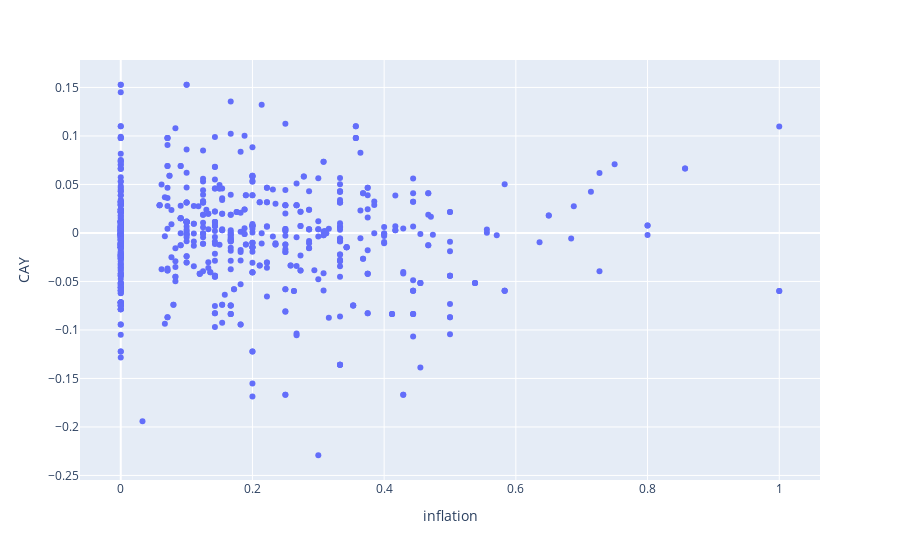

This figure's notebook cell:
### Code cell
fig = px.scatter(df, x="inflation", y="CAY")
fig.show()

### Figure 1 — Plotly figure (JSON) as saved in the notebook; plotly's stock layout.template omitted (floating-point values rounded to 4 significant figures; data arrays with more than 128 entries replaced by an {"elided": "..."} marker saying what was removed)
{"data": [{"hovertemplate": "inflation=%{x}<br>CAY=%{y}<extra></extra>", "legendgroup": "", "marker": {"color": "#636efa", "symbol": "circle"}, "mode": "markers", "name": "", "orientation": "v", "showlegend": false, "type": "scatter", "x": {"elided": "720 float values"}, "xaxis": "x", "y": {"elided": "720 float values"}, "yaxis": "y"}], "layout": {"autosize": true, "legend": {"tracegroupgap": 0}, "margin": {"t": 60}, "xaxis": {"anchor": "y", "autorange": true, "domain": [0, 1], "range": [-0.06043, 1.06], "title": {"text": "inflation"}, "type": "linear"}, "yaxis": {"anchor": "x", "autorange": true, "domain": [0, 1], "range": [-0.2588, 0.1824], "title": {"text": "CAY"}, "type": "linear"}}}
